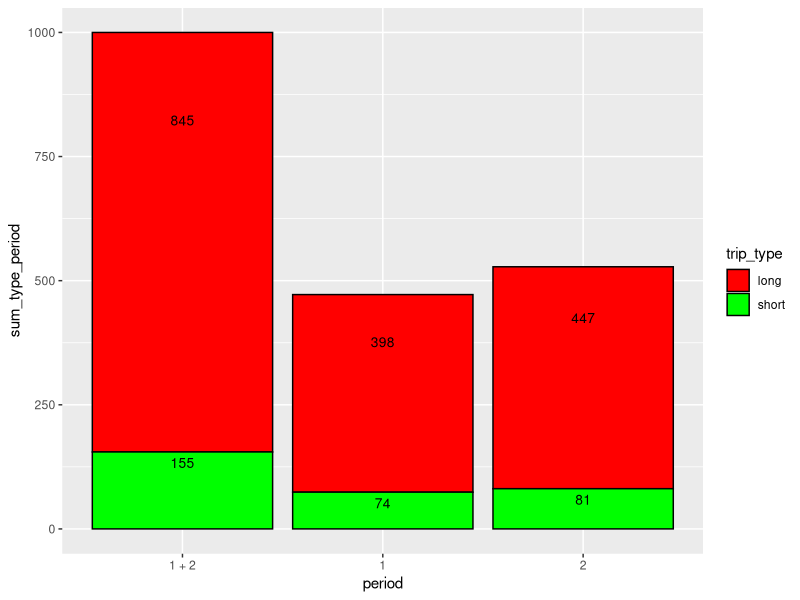
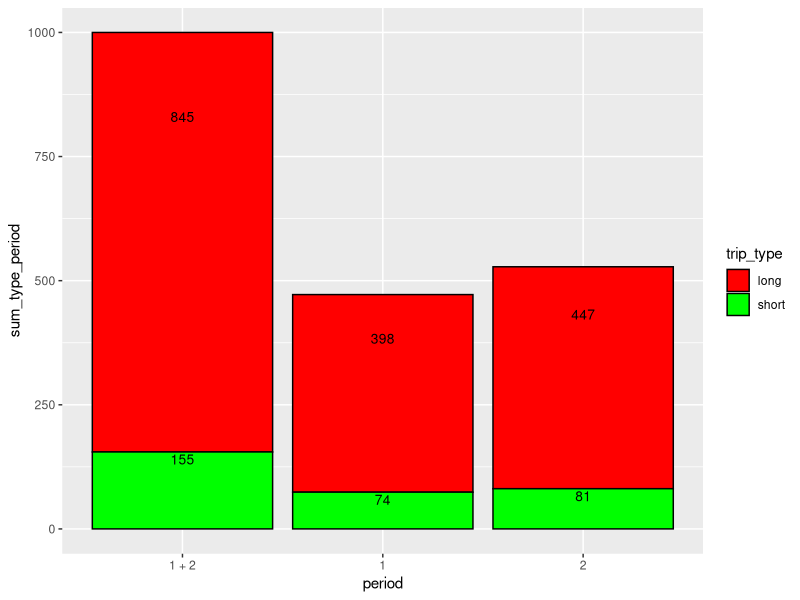
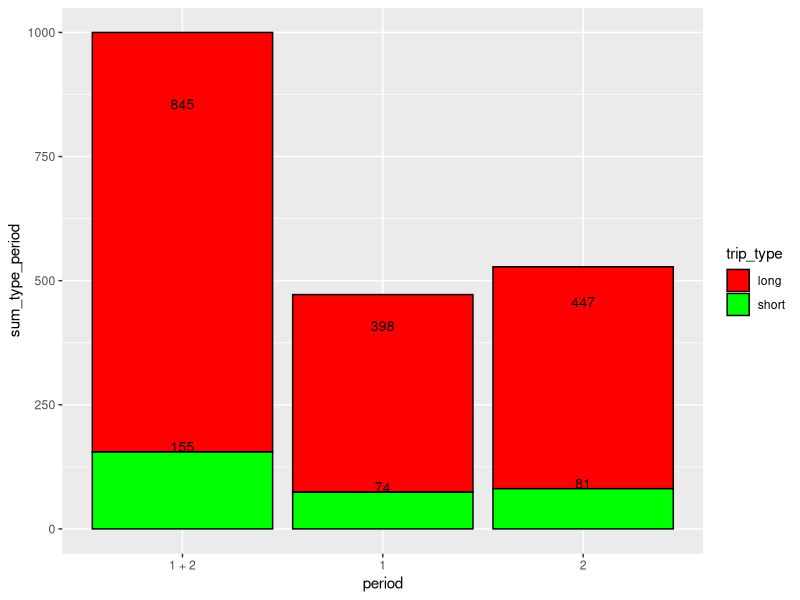
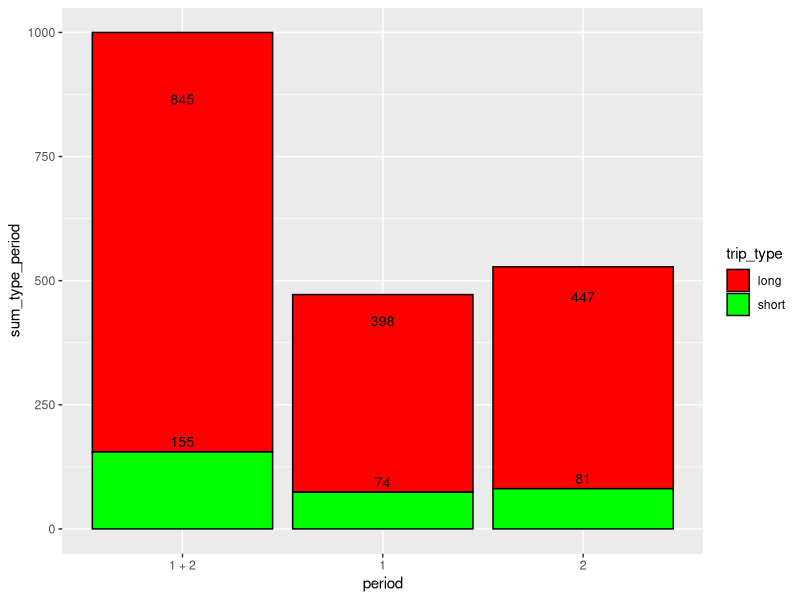

Write the R code that produced these figures, in order.
library(dplyr)
library(ggplot2)
eg_data <- data.frame(
  # ID
  id= c(sample( c(1:250), 1000, replace = TRUE)) ,
  # Random short trip YN 85/15 split
  short_trip_yn = c(sample( c(0,1), 1000, replace=TRUE, prob=c(0.85, 0.15))),
  # Random period var, 45/55 split
  period = c(sample( c(1,2), 1000, replace=TRUE, prob=c(0.45, 0.55)))
  )
# Trip = 1
eg_data$trip <- 1
# Create dates, rbind them by month to one column, cbind column to dataframe
eg_dates <- data.frame(dates = c(gsub("-", "", sample(seq(as.Date("2018-03-01"), as.Date("2018-03-31"), by = "day"), 200, replace=TRUE))))
eg_dates_apr <- data.frame(dates = c(gsub("-", "", sample(seq(as.Date("2018-04-01"), as.Date("2018-04-30"), by = "day"), 350, replace=TRUE))))
eg_dates_may <- data.frame(dates = c(gsub("-", "", sample(seq(as.Date("2018-05-01"), as.Date("2018-05-31"), by = "day"), 300, replace=TRUE))))
eg_dates_jun <- data.frame(dates = c(gsub("-", "", sample(seq(as.Date("2018-06-01"), as.Date("2018-06-30"), by = "day"), 150, replace=TRUE))))
eg_dates <- rbind(eg_dates, eg_dates_apr, eg_dates_may, eg_dates_jun)
rm(eg_dates_apr, eg_dates_may, eg_dates_jun)
eg_data <- cbind(eg_data, eg_dates)
# Shift ID
eg_data$id_shift <- paste(eg_data$id, eg_data$dates, sep="")

stack_bar_data <- subset(eg_data, select=c(1,6,4,2,5,3)) # ID, shiftid, trip, short_trip, period, start_date  
stack_bar_data$trip_type <- ifelse(stack_bar_data$short_trip_yn==1,"short","long") 
stack_bar_data$period <- as.factor(stack_bar_data$period)
stack_bar_data$trip_type <- as.factor(stack_bar_data$trip_type)

# Stacked bar
stack_bar_trips_type <- stack_bar_data
stack_bar_trips_type <- stack_bar_trips_type %>% group_by(trip_type, period) %>% mutate(sum_type_period = sum(trip)) 
stack_bar_trips_type$dupes <- duplicated(stack_bar_trips_type[,6:7])

# By trip type and period
stack_bar_trips_type <- subset(stack_bar_trips_type, stack_bar_trips_type$dupes==FALSE, select=c(6:8))
stack_bar_trips_type <- ungroup(stack_bar_trips_type)
stack_bar_trips_type <- rbind(stack_bar_trips_type, (data.frame(period="1 + 2", trip_type="long", sum_type_period=sum(stack_bar_trips_type[which(stack_bar_trips_type[,2]=="long"),3]))))
stack_bar_trips_type <- rbind(stack_bar_trips_type, (data.frame(period="1 + 2", trip_type="short", sum_type_period=sum(stack_bar_trips_type[which(stack_bar_trips_type[,2]=="short"),3]))))
stack_bar_trips_type$period <- factor(stack_bar_trips_type$period, levels = c("1 + 2", "1", "2"))
stack_bar_trips_type_period <- (
    ggplot(data = stack_bar_trips_type, aes(x=period, y=sum_type_period, fill=trip_type)) +
    geom_bar(stat="identity", color = "black", position='stack') +
    scale_fill_manual(values=c("red", "green")) +
    geom_text(aes(label=sum_type_period), vjust=1.6, size=3.5)    
    )
stack_bar_trips_type_period

stack_bar_trips_type_period4 <- (
    ggplot(data = stack_bar_trips_type, aes(x=period, y=sum_type_period, fill=trip_type)) +
        geom_bar(stat="identity", color = "black", position='stack') +
        scale_fill_manual(values=c("red", "green")) +
        geom_text(aes(label=sum_type_period), vjust=1.25,size=3.5)    
)
stack_bar_trips_type_period4

# VJ 0
# Larger #, further down from top...oops
stack_bar_trips_type_period5 <- (
  ggplot(data = stack_bar_trips_type, aes(x=period, y=sum_type_period, fill=trip_type)) +
    geom_bar(stat="identity", color = "black", position='stack') +
    scale_fill_manual(values=c("red", "green")) +
    geom_text(aes(label=sum_type_period), vjust=0, size=3.5)    
)
stack_bar_trips_type_period5

# VJ -0.5
# Larger #, further down from top...oops
stack_bar_trips_type_period6 <- (
  ggplot(data = stack_bar_trips_type, aes(x=period, y=sum_type_period, fill=trip_type)) +
    geom_bar(stat="identity", color = "black", position='stack') +
    scale_fill_manual(values=c("red", "green")) +
    geom_text(aes(label=sum_type_period), vjust= -0.5, size=3.5)    
)
stack_bar_trips_type_period6

